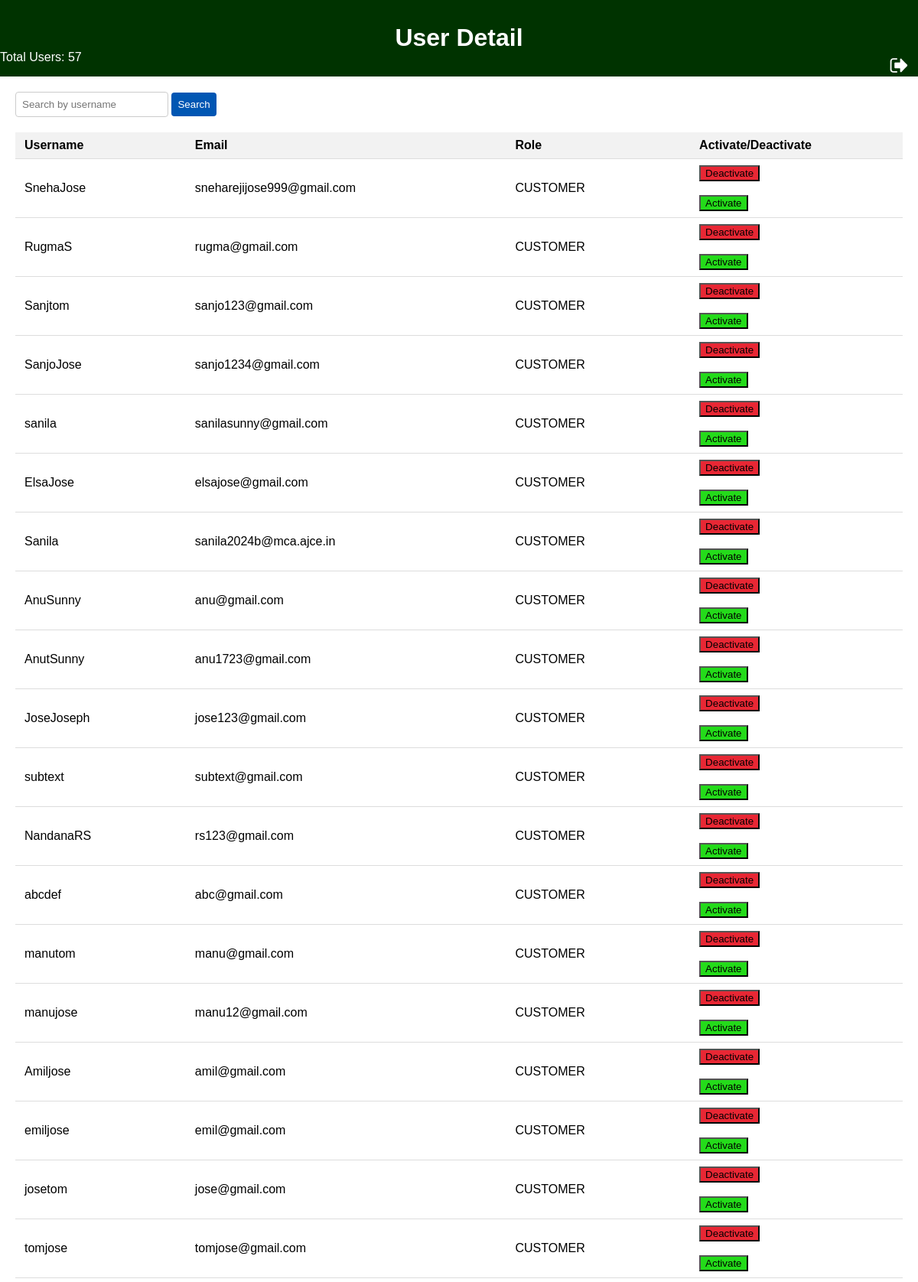
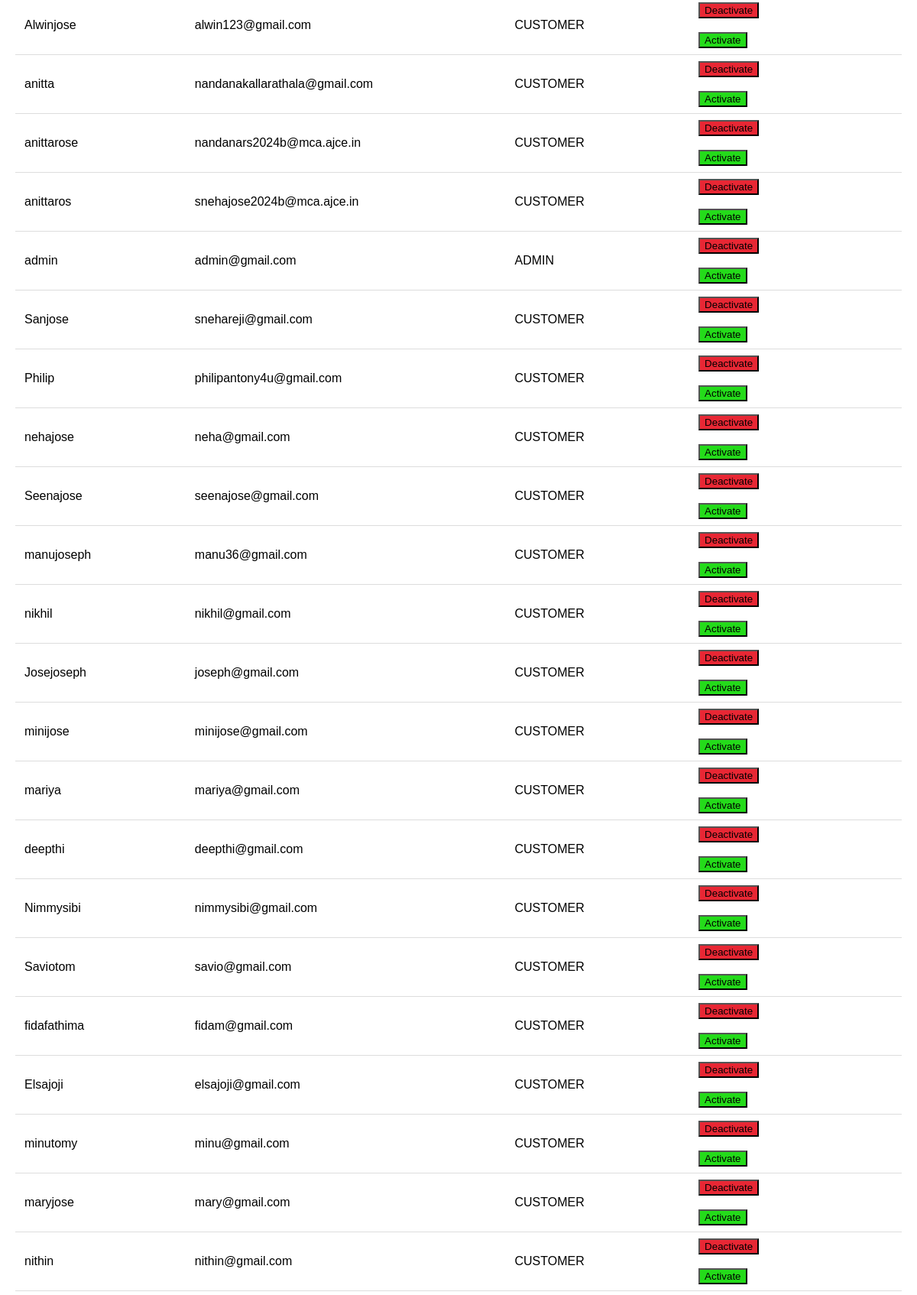
/user/ (signed in, upper part), run on the app's committed database (2 pictures, top to bottom).
### appplant/models.py (models this page shows)
class User(AbstractUser):
    email = models.EmailField(unique=True)
    USERNAME_FIELD = 'email'
    REQUIRED_FIELDS = ['username']
    class Role (models.TextChoices):
        ADMIN = "ADMIN",'Admin'
        CUSTOMER = "CUSTOMER",'CUSTOMER'
        BOTANIST = "BOTANIST", 'BOTANIST'
        HORTICULTURE = "HORTICULTURE", 'HORTICULTURE'
    role = models.CharField(max_length=50, choices= Role.choices)

### appplant/views.py (the view)
# urls.py: path('user/',views.user_r,name="user"),
@never_cache
@login_required(login_url='login')
def user_r(request):
    user_s = User.objects.all()  # Fetch all products
    return render(request, 'user.html', {'user_s': user_s})

### templates/user.html (shortened to what this page needs)
{% load static %}
<!DOCTYPE html>
<html lang="en">
<head>
</head>
<body>
    <div class="header">
        <h1>User Detail</h1>
            <a href="{% url 'adminpanel' %}"><img src="{% static 'images/log4.png' %}" alt="Cart" class="Cart-icon" style="margin-right: 10px;"></a>
            <div class="user_no">
                <p>Total Users: {{ user_s|length }}</p>
            </div>
    </div>
    <div class="container">
        <div class="search-container">
            <form action="{% url 'search_user' %}" method="get">
                <input type="text" class="search-input" name="query" placeholder="Search by username">
                <button type="submit" class="search-button">Search</button>
            </form>
        </div>
        <table>
            <tr>
                <th>Username</th>
                <th>Email</th>
                <th>Role</th>
                <th>Activate/Deactivate</th>
            </tr>
            {% for user in user_s %}
            <tr>
                <td>{{ user.username }}</td>
                <td>{{ user.email }}</td>
                <td>{{ user.role }}</td>
                <td>
                    <form action="{% url 'deactivate_user' user.id %}" method="post">
                        <button type="submit" class="deactivate-button">Deactivate</button>
                    </form>
                    <br>
                    <form action="{% url 'activate_user' user.id %}" method="post">
                        <button type="submit" class="activate-button">Activate</button>
                    </form>
                </td>
            </tr>
            {% endfor %}
        </table>
    </div>
</body>
</html>

### templates/user.html (style rules this page uses)
body { font-family: Arial, sans-serif; background-image: url('/static/images/background.jpg'); background-size: cover; background-repeat: no-repeat; margin: 0; }
.container { padding: 20px; }
table { width: 100%; border-collapse: collapse; }
th, td { padding: 8px 12px; text-align: left; border-bottom: 1px solid #ddd; }
th { background-color: #f2f2f2; }
.header { background-color: #003300; color: #fff; text-align: center; padding: 10px; }
.Cart-icon { position: absolute; right: 0; top:70px; }
.user_no { position: absolute; left: 0; top:50px; color:white; }
.search-container { margin-bottom: 20px; }
.search-input { padding: 8px; width: 200px; border: 1px solid #ccc; border-radius: 4px; box-sizing: border-box; }
.search-button { padding: 8px; background-color: #0056b3; color: #fff; border: none; border-radius: 4px; cursor: pointer; }
.deactivate-button { background-color:#e82734; }
.activate-button { background-color:#24db1a; }

### data on the page
User: username "SnehaJose", email "sneharejijose999@gmail.com", role "CUSTOMER"
User: username "RugmaS", email "rugma@gmail.com", role "CUSTOMER"
User: username "Sanjtom", email "sanjo123@gmail.com", role "CUSTOMER"
User: username "SanjoJose", email "sanjo1234@gmail.com", role "CUSTOMER"
User: username "sanila", email "sanilasunny@gmail.com", role "CUSTOMER"
User: username "ElsaJose", email "elsajose@gmail.com", role "CUSTOMER"
User: username "Sanila", email "sanila2024b@mca.ajce.in", role "CUSTOMER"
User: username "AnuSunny", email "anu@gmail.com", role "CUSTOMER"
User: username "AnutSunny", email "anu1723@gmail.com", role "CUSTOMER"
User: username "JoseJoseph", email "jose123@gmail.com", role "CUSTOMER"
User: username "subtext", email "subtext@gmail.com", role "CUSTOMER"
User: username "NandanaRS", email "rs123@gmail.com", role "CUSTOMER"
User: username "abcdef", email "abc@gmail.com", role "CUSTOMER"
User: username "manutom", email "manu@gmail.com", role "CUSTOMER"
User: username "manujose", email "manu12@gmail.com", role "CUSTOMER"
User: username "Amiljose", email "amil@gmail.com", role "CUSTOMER"
User: username "emiljose", email "emil@gmail.com", role "CUSTOMER"
User: username "josetom", email "jose@gmail.com", role "CUSTOMER"
User: username "tomjose", email "tomjose@gmail.com", role "CUSTOMER"
User: username "Alwinjose", email "alwin123@gmail.com", role "CUSTOMER"
User: username "anitta", email "nandanakallarathala@gmail.com", role "CUSTOMER"
User: username "anittarose", email "nandanars2024b@mca.ajce.in", role "CUSTOMER"
User: username "anittaros", email "snehajose2024b@mca.ajce.in", role "CUSTOMER"
User: username "admin", email "admin@gmail.com", role "ADMIN"
User: username "Sanjose", email "snehareji@gmail.com", role "CUSTOMER"
User: username "Philip", email "philipantony4u@gmail.com", role "CUSTOMER"
User: username "nehajose", email "neha@gmail.com", role "CUSTOMER"
User: username "Seenajose", email "seenajose@gmail.com", role "CUSTOMER"
User: username "manujoseph", email "manu36@gmail.com", role "CUSTOMER"
User: username "nikhil", email "nikhil@gmail.com", role "CUSTOMER"
User: username "Josejoseph", email "joseph@gmail.com", role "CUSTOMER"
User: username "minijose", email "minijose@gmail.com", role "CUSTOMER"
User: username "mariya", email "mariya@gmail.com", role "CUSTOMER"
User: username "deepthi", email "deepthi@gmail.com", role "CUSTOMER"
User: username "Nimmysibi", email "nimmysibi@gmail.com", role "CUSTOMER"
User: username "Saviotom", email "savio@gmail.com", role "CUSTOMER"
User: username "fidafathima", email "fidam@gmail.com", role "CUSTOMER"
User: username "Elsajoji", email "elsajoji@gmail.com", role "CUSTOMER"
User: username "minutomy", email "minu@gmail.com", role "CUSTOMER"
User: username "maryjose", email "mary@gmail.com", role "CUSTOMER"
User: username "nithin", email "nithin@gmail.com", role "CUSTOMER"

### other printed values
{{ user_s|length }} "57"
